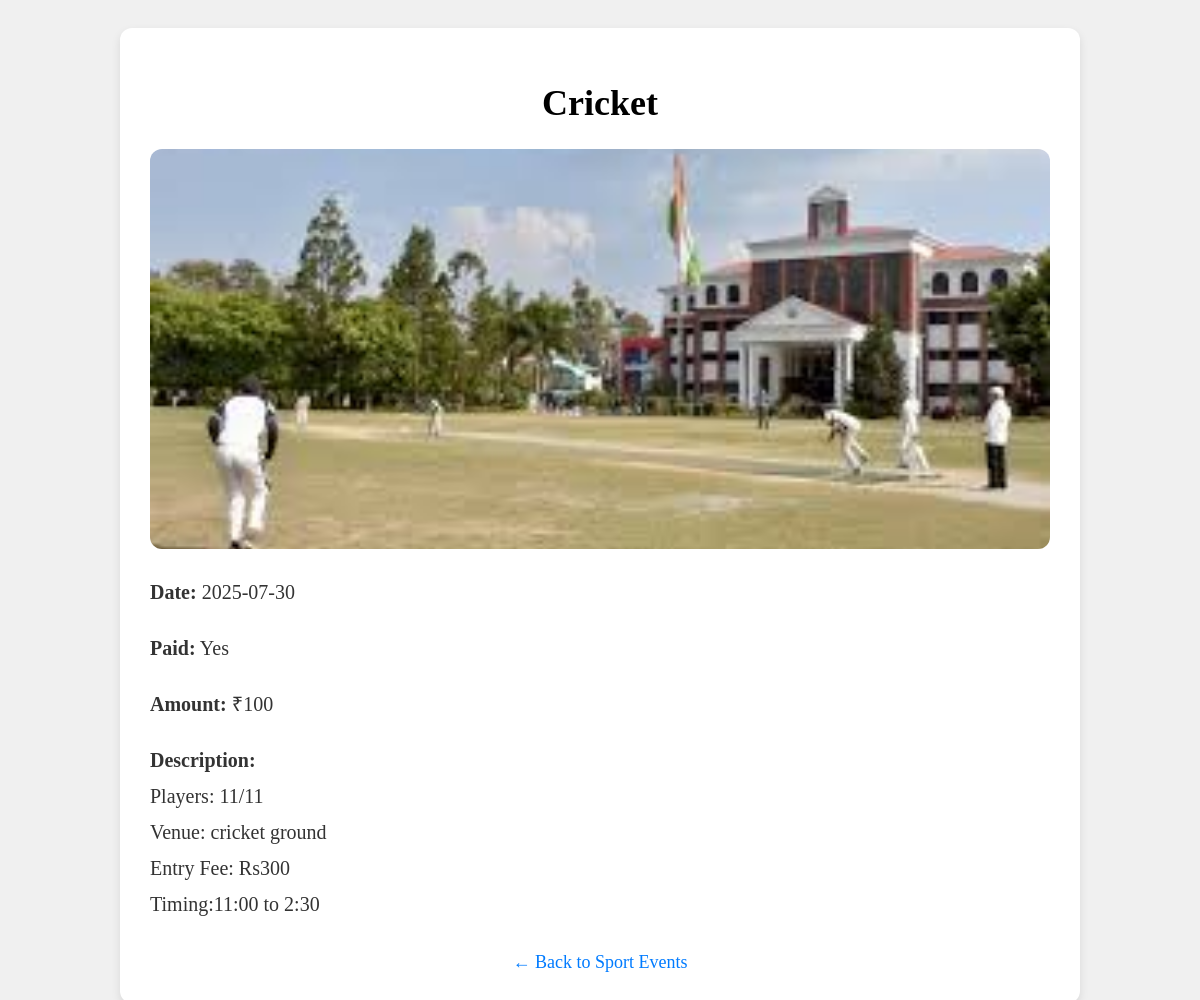
The page /view_sport.php?event_name=Cricket on the database its author committed.
### tables this page shows
CREATE TABLE `sport_events` (
  `id` int(11) NOT NULL,
  `title` varchar(255) NOT NULL,
  `category` varchar(255) NOT NULL,
  `event_date` date NOT NULL,
  `image_path` varchar(255) NOT NULL,
  `event_name` varchar(255) NOT NULL,
  `event_type` varchar(100) NOT NULL,
  `is_paid` tinyint(1) DEFAULT 0,
  `amount` int(11) DEFAULT 0,
  `description` text DEFAULT NULL
);

### view_sport.php (the view, shortened to what this page needs)
<?php
include('includes/config.php');
$eventName = isset($_GET['event_name']) ? trim($_GET['event_name']) : '';
try {
    $stmt = $dbh->prepare("SELECT * FROM sport_events WHERE event_name = :event_name LIMIT 1");
    $stmt->bindParam(':event_name', $eventName);
    $stmt->execute();
    $event = $stmt->fetch(PDO::FETCH_ASSOC);
} catch (PDOException $e) {
    echo "<h2 style='font-family: Times New Roman; font-size: 28px; color: red;'>Database error: " . $e->getMessage() . "</h2>";
    exit();
}
?>
<!DOCTYPE html>
<html lang="en">
<head>
</head>
<body>
<div class="container">
    <h1><?php echo htmlspecialchars($event['event_name']); ?></h1>
    <div class="event-image" style="background-image: url('<?php echo htmlspecialchars($event['image_path']); ?>');"></div>
    <p><strong>Date:</strong> <?php echo htmlspecialchars($event['event_date']); ?></p>
    <p><strong>Paid:</strong> <?php echo $event['is_paid'] ? 'Yes' : 'No'; ?></p>
    <?php if ($event['is_paid']) echo "<p><strong>Amount:</strong> ₹" . htmlspecialchars($event['amount']) . "</p>"; ?>
    <p><strong>Description:</strong><br><?php echo nl2br(htmlspecialchars($event['description'])); ?></p>
    <a class="back-link" href="sport_events.php">← Back to Sport Events</a>
</div>
</body>
</html>

### view_sport.php (style rules this page uses)
body { font-family: 'Times New Roman', serif; background: #f0f0f0; padding: 20px; }
.container { max-width: 900px; margin: auto; background: #fff; padding: 30px; border-radius: 12px; box-shadow: 0 4px 10px rgba(0,0,0,0.1); }
h1 { font-size: 36px; text-align: center; margin-bottom: 25px; }
.event-image { width: 100%; height: 400px; background-size: cover; background-position: center; border-radius: 12px; margin-bottom: 25px; }
p { font-size: 20px; line-height: 1.8; color: #333; }
.back-link { display: block; margin-top: 30px; text-align: center; font-size: 18px; text-decoration: none; color: #007bff; }

### rows shown on the page
sport_events: event_name "Cricket", image_path (picture), event_date "2025-07-30", amount "100", description "Players: 11/11 Venue: cricket ground Entry Fee: Rs300 Timing:11:00 to 2:30"
